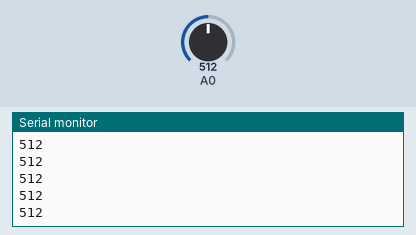
Recording of a sketch running on a simulated Arduino Uno, built with avr-gcc and run on an emulated ATmega328P. Shown: the last lines printed to the serial monitor. Inputs (shaded band) come from the test bench; at power-on: A0 = 512.

Above: at 1.2 s.
1.3 s: A0 set to 716
At 2.0 s:
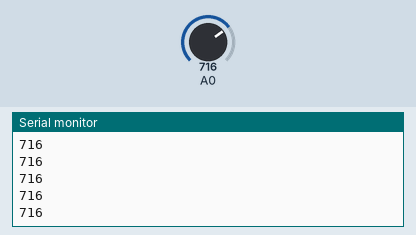
2.8 s: A0 set to 900
At 3.4 s:
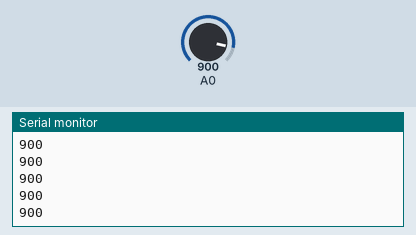
Timing chart, 0 to 5.8 s (numbered marks = the images above; inputs shaded):
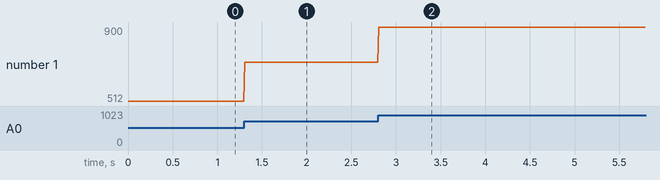

Measured:
- after the input at 1.3 s, the serial monitor: prints a new line at once (image 1)
- after the input at 2.8 s, the serial monitor: prints a new line at once (image 2)
- plotted number 1: 512 → 716 after the input at 1.3 s, 716 → 900 after the input at 2.8 s

The sketch:

PiezoSensore.ino
```cpp
void setup() {
  Serial.begin(115200);

}

void loop() {
  int vibrazioni = analogRead(A0);
  Serial.println(vibrazioni);
  delay(10);

}
```
